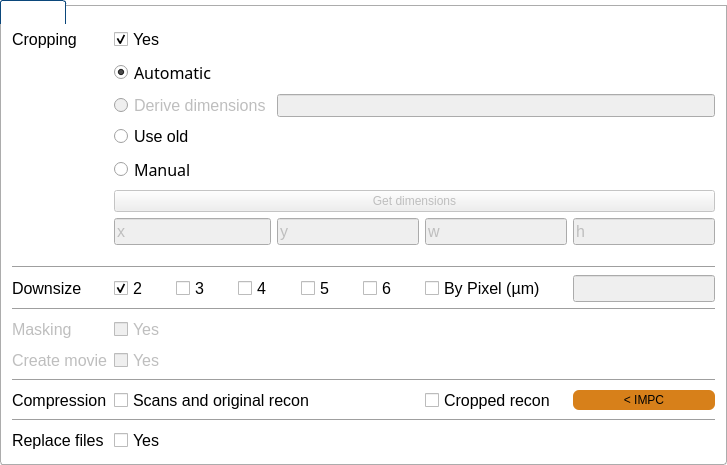
             <widget class="QGroupBox" name="groupBoxOptions">
              <property name="font">
               <font>
                <pointsize>12</pointsize>
               </font>
              </property>
              <property name="styleSheet">
               <string notr="true">QGroupBox
{
    background-color:transparent;
    border-bottom-left-radius: 3px;
    border-bottom-right-radius: 3px;
    border: 1px solid #acacac;
    margin-top: 5px;
}

QGroupBox::title
{
    subcontrol-origin: margin;
    border-top-left-radius: 3px;
    border-top-right-radius: 3px;
    border: 1px solid #0b477b;
    border-bottom: none;
    background-color: qlineargradient(x1: 0, y1: 0, x2: 0, y2: 1,
        stop: 0 #005192, stop: 1 #002f60);
    padding: 2 2px;
    color: white;
}</string>
              </property>
              <property name="title">
               <string>Options</string>
              </property>
              <layout class="QGridLayout" name="gridLayout">
               <item row="0" column="0">
                <spacer name="verticalSpacer_4">
                 <property name="orientation">
                  <enum>Qt::Vertical</enum>
                 </property>
                 <property name="sizeType">
                  <enum>QSizePolicy::Fixed</enum>
                 </property>
                 <property name="sizeHint" stdset="0">
                  <size>
                   <width>20</width>
                   <height>10</height>
                  </size>
                 </property>
                </spacer>
               </item>
               <item row="1" column="0" rowspan="2" colspan="2">
                <layout class="QGridLayout" name="gridLayout_4">
                 <item row="16" column="0" colspan="5">
                  <widget class="Line" name="line">
                   <property name="orientation">
                    <enum>Qt::Horizontal</enum>
                   </property>
                  </widget>
                 </item>
                 <item row="7" column="1">
                  <widget class="QRadioButton" name="radioButtonMan">
                   <property name="font">
                    <font>
                     <family>Sans Serif</family>
                     <pointsize>12</pointsize>
                     <italic>false</italic>
                    </font>
                   </property>
                   <property name="toolTip">
                    <string>&lt;html&gt;&lt;head/&gt;&lt;body&gt;&lt;p&gt;&lt;span style=&quot; font-weight:600;&quot;&gt;Manual&lt;/span&gt;&lt;/p&gt;&lt;p&gt;In cases where the automatic crop is not capable of determining the crop dimensions the user can either manually enter the dimensiosn or press the &amp;quot;Get Dimensions&amp;quot; button.&lt;/p&gt;&lt;p&gt;The &amp;quot;Get dimensions&amp;quot; button provides a Z-projected image of the stack and allows the user to select a cropping region. (see the HARP user guide)&lt;/p&gt;&lt;/body&gt;&lt;/html&gt;</string>
                   </property>
                   <property name="text">
                    <string>Manual</string>
                   </property>
                   <property name="checked">
                    <bool>false</bool>
                   </property>
                  </widget>
                 </item>
                 <item row="2" column="1">
                  <widget class="QRadioButton" name="radioButtonAuto">
                   <property name="font">
                    <font>
                     <family>Sans Serif</family>
                     <pointsize>12</pointsize>
                     <italic>false</italic>
                    </font>
                   </property>
                   <property name="toolTip">
                    <string>&lt;html&gt;&lt;head/&gt;&lt;body&gt;&lt;p&gt;&lt;span style=&quot; font-weight:600;&quot;&gt;Automatic cropping&lt;/span&gt;&lt;/p&gt;&lt;p&gt;The cropping dimensions will be determined automatically. &lt;/p&gt;&lt;/body&gt;&lt;/html&gt;</string>
                   </property>
                   <property name="text">
                    <string>Automatic</string>
                   </property>
                   <property name="checked">
                    <bool>true</bool>
                   </property>
                  </widget>
                 </item>
                 <item row="15" column="2">
                  <widget class="QLabel" name="label_zwait">
                   <property name="text">
                    <string/>
                   </property>
                  </widget>
                 </item>
                 <item row="1" column="1">
                  <widget class="QCheckBox" name="checkBoxCropYes">
                   <property name="font">
                    <font>
                     <pointsize>12</pointsize>
                    </font>
                   </property>
                   <property name="toolTip">
                    <string>&lt;html&gt;&lt;head/&gt;&lt;body&gt;&lt;p&gt;Choose whether cropping should be perfomed&lt;/p&gt;&lt;/body&gt;&lt;/html&gt;</string>
                   </property>
                   <property name="text">
                    <string>Yes</string>
                   </property>
                   <property name="checked">
                    <bool>true</bool>
                   </property>
                  </widget>
                 </item>
                 <item row="14" column="0">
                  <widget class="QLabel" name="label_3">
                   <property name="enabled">
                    <bool>false</bool>
                   </property>
                   <property name="font">
                    <font>
                     <family>MS Shell Dlg 2</family>
                     <pointsize>12</pointsize>
                    </font>
                   </property>
                   <property name="text">
                    <string>Masking</string>
                   </property>
                  </widget>
                 </item>
                 <item row="19" column="1">
                  <widget class="QCheckBox" name="checkBoxRF">
                   <property name="font">
                    <font>
                     <pointsize>12</pointsize>
                    </font>
                   </property>
                   <property name="text">
                    <string>Yes</string>
                   </property>
                  </widget>
                 </item>
                 <item row="19" column="0">
                  <widget class="QLabel" name="label_2">
                   <property name="font">
                    <font>
                     <pointsize>12</pointsize>
                    </font>
                   </property>
                   <property name="text">
                    <string>Replace files</string>
                   </property>
                  </widget>
                 </item>
                 <item row="17" column="1" colspan="2">
                  <widget class="QCheckBox" name="checkBoxScansReconComp">
                   <property name="enabled">
                    <bool>true</bool>
                   </property>
                   <property name="font">
                    <font>
                     <pointsize>12</pointsize>
                    </font>
                   </property>
                   <property name="text">
                    <string>Scans and original recon</string>
                   </property>
                  </widget>
                 </item>
                 <item row="15" column="1">
                  <widget class="QCheckBox" name="checkBoxMovie_2">
                   <property name="enabled">
                    <bool>false</bool>
                   </property>
                   <property name="font">
                    <font>
                     <pointsize>12</pointsize>
                    </font>
                   </property>
                   <property name="text">
                    <string>Yes</string>
                   </property>
                  </widget>
                 </item>
                 <item row="17" column="0">
                  <widget class="QLabel" name="label">
                   <property name="enabled">
                    <bool>true</bool>
                   </property>
                   <property name="font">
                    <font>
                     <pointsize>12</pointsize>
                    </font>
                   </property>
                   <property name="text">
                    <string>Compression</string>
                   </property>
                  </widget>
                 </item>
                 <item row="15" column="0">
                  <widget class="QLabel" name="label_13">
                   <property name="enabled">
                    <bool>false</bool>
                   </property>
                   <property name="font">
                    <font>
                     <pointsize>12</pointsize>
                    </font>
                   </property>
                   <property name="text">
                    <string>Create movie</string>
                   </property>
                  </widget>
                 </item>
                 <item row="12" column="0">
                  <widget class="QLabel" name="label_5">
                   <property name="font">
                    <font>
                     <pointsize>12</pointsize>
                    </font>
                   </property>
                   <property name="text">
                    <string>Downsize</string>
                   </property>
                  </widget>
                 </item>
                 <item row="12" column="1" colspan="2">
                  <layout class="QHBoxLayout" name="horizontalLayout_3">
                   <item>
                    <widget class="QCheckBox" name="checkBoxSF2">
                     <property name="enabled">
                      <bool>true</bool>
                     </property>
                     <property name="font">
                      <font>
                       <pointsize>12</pointsize>
                      </font>
                     </property>
                     <property name="text">
                      <string>2</string>
                     </property>
                     <property name="checked">
                      <bool>true</bool>
                     </property>
                    </widget>
                   </item>
                   <item>
                    <widget class="QCheckBox" name="checkBoxSF3">
                     <property name="font">
                      <font>
                       <pointsize>12</pointsize>
                      </font>
                     </property>
                     <property name="text">
                      <string>3</string>
                     </property>
                     <property name="checked">
                      <bool>false</bool>
                     </property>
                    </widget>
                   </item>
                   <item>
                    <widget class="QCheckBox" name="checkBoxSF4">
                     <property name="font">
                      <font>
                       <pointsize>12</pointsize>
                      </font>
                     </property>
                     <property name="text">
                      <string>4</string>
                     </property>
                     <property name="checked">
                      <bool>false</bool>
                     </property>
                    </widget>
                   </item>
                   <item>
                    <widget class="QCheckBox" name="checkBoxSF5">
                     <property name="font">
                      <font>
                       <pointsize>12</pointsize>
                      </font>
                     </property>
                     <property name="text">
                      <string>5</string>
                     </property>
                     <property name="checked">
                      <bool>false</bool>
                     </property>
                    </widget>
                   </item>
                   <item>
                    <widget class="QCheckBox" name="checkBoxSF6">
                     <property name="font">
                      <font>
                       <pointsize>12</pointsize>
                      </font>
                     </property>
                     <property name="text">
                      <string>6</string>
                     </property>
                     <property name="checked">
                      <bool>false</bool>
                     </property>
                    </widget>
                   </item>
                  </layout>
                 </item>
                 <item row="14" column="1">
                  <widget class="QCheckBox" name="checkBox">
                   <property name="enabled">
                    <bool>false</bool>
                   </property>
                   <property name="font">
                    <font>
                     <pointsize>12</pointsize>
                    </font>
                   </property>
                   <property name="text">
                    <string>Yes</string>
                   </property>
                  </widget>
                 </item>
                 <item row="9" column="2">
                  <widget class="QLineEdit" name="lineEditY">
                   <property name="enabled">
                    <bool>false</bool>
                   </property>
                   <property name="font">
                    <font>
                     <pointsize>12</pointsize>
                    </font>
                   </property>
                   <property name="text">
                    <string>y</string>
                   </property>
                  </widget>
                 </item>
                 <item row="9" column="4">
                  <widget class="QLineEdit" name="lineEditH">
                   <property name="enabled">
                    <bool>false</bool>
                   </property>
                   <property name="font">
                    <font>
                     <pointsize>12</pointsize>
                    </font>
                   </property>
                   <property name="text">
                    <string>h</string>
                   </property>
                  </widget>
                 </item>
                 <item row="9" column="1">
                  <widget class="QLineEdit" name="lineEditX">
                   <property name="enabled">
                    <bool>false</bool>
                   </property>
                   <property name="font">
                    <font>
                     <pointsize>12</pointsize>
                    </font>
                   </property>
                   <property name="text">
                    <string>x</string>
                   </property>
                   <property name="readOnly">
                    <bool>false</bool>
                   </property>
                  </widget>
                 </item>
                 <item row="8" column="1" colspan="4">
                  <widget class="QPushButton" name="pushButtonGetDimensions">
                   <property name="enabled">
                    <bool>false</bool>
                   </property>
                   <property name="toolTip">
                    <string>&lt;html&gt;&lt;head/&gt;&lt;body&gt;&lt;p&gt;&lt;span style=&quot; font-weight:600;&quot;&gt;Get dimensions&lt;/span&gt;&lt;/p&gt;&lt;p&gt;This button provides a Z-projected image of the stack and allows the user to select a cropping region. (see the HARP user guide) &lt;/p&gt;&lt;/body&gt;&lt;/html&gt;</string>
                   </property>
                   <property name="text">
                    <string>Get dimensions</string>
                   </property>
                   <property name="checkable">
                    <bool>false</bool>
                   </property>
                  </widget>
                 </item>
                 <item row="10" column="1">
                  <spacer name="verticalSpacer_8">
                   <property name="orientation">
                    <enum>Qt::Vertical</enum>
                   </property>
                   <property name="sizeType">
                    <enum>QSizePolicy::Fixed</enum>
                   </property>
                   <property name="sizeHint" stdset="0">
                    <size>
                     <width>20</width>
                     <height>15</height>
                    </size>
                   </property>
                  </spacer>
                 </item>
                 <item row="9" column="3">
                  <widget class="QLineEdit" name="lineEditW">
                   <property name="enabled">
                    <bool>false</bool>
                   </property>
                   <property name="font">
                    <font>
                     <pointsize>12</pointsize>
                    </font>
                   </property>
                   <property name="text">
                    <string>w</string>
                   </property>
                  </widget>
                 </item>
                 <item row="1" column="0">
                  <widget class="QLabel" name="label_14">
                   <property name="font">
                    <font>
                     <pointsize>12</pointsize>
                    </font>
                   </property>
                   <property name="text">
                    <string>Cropping</string>
                   </property>
                  </widget>
                 </item>
                 <item row="12" column="3">
                  <widget class="QCheckBox" name="checkBoxPixel">
                   <property name="font">
                    <font>
                     <pointsize>12</pointsize>
                    </font>
                   </property>
                   <property name="toolTip">
                    <string>You can downsize by pixel. Just put the desired pixel size in the text box.</string>
                   </property>
                   <property name="text">
                    <string>By Pixel (µm)</string>
                   </property>
                   <property name="checked">
                    <bool>false</bool>
                   </property>
                  </widget>
                 </item>
                 <item row="12" column="4">
                  <widget class="QLineEdit" name="lineEditPixel">
                   <property name="enabled">
                    <bool>false</bool>
                   </property>
                   <property name="font">
                    <font>
                     <pointsize>12</pointsize>
                    </font>
                   </property>
                   <property name="toolTip">
                    <string>You can downsize by pixel. Just put the desired pixel size in the text box.</string>
                   </property>
                  </widget>
                 </item>
                 <item row="3" column="1">
                  <widget class="QRadioButton" name="radioButtonDerived">
                   <property name="enabled">
                    <bool>false</bool>
                   </property>
                   <property name="font">
                    <font>
                     <pointsize>12</pointsize>
                    </font>
                   </property>
                   <property name="toolTip">
                    <string>&lt;html&gt;&lt;head/&gt;&lt;body&gt;&lt;p&gt;&lt;span style=&quot; font-weight:600;&quot;&gt;Derive dimensions (OPT only)&lt;/span&gt;&lt;/p&gt;&lt;p&gt;This option provides additional functionality that for most instances should not be required.&lt;/p&gt;&lt;p&gt;This option allows dimensions for the crop to be derived from a previous processed channel. &lt;/p&gt;&lt;p&gt;The channel from which the crop dimensions can be derived can be chosen in the OPT channels section. In the OPT channels section the user should select &amp;quot;Return&amp;quot; on the keyboard on the appropiate channel.&lt;/p&gt;&lt;/body&gt;&lt;/html&gt;</string>
                   </property>
                   <property name="text">
                    <string>Derive dimensions</string>
                   </property>
                  </widget>
                 </item>
                 <item row="6" column="1">
                  <widget class="QRadioButton" name="radioButtonUseOldCrop">
                   <property name="font">
                    <font>
                     <pointsize>12</pointsize>
                    </font>
                   </property>
                   <property name="toolTip">
                    <string>&lt;html&gt;&lt;head/&gt;&lt;body&gt;&lt;p&gt;&lt;span style=&quot; font-weight:600;&quot;&gt;Use old&lt;/span&gt;&lt;/p&gt;&lt;p&gt;If HARP has previously been used to perform the cropping of a recon the cropped image can be used to perform additional processes such as downsizing.&lt;/p&gt;&lt;/body&gt;&lt;/html&gt;</string>
                   </property>
                   <property name="text">
                    <string>Use old</string>
                   </property>
                  </widget>
                 </item>
                 <item row="3" column="2" colspan="3">
                  <widget class="QLineEdit" name="lineEditDerivedChnName">
                   <property name="enabled">
                    <bool>false</bool>
                   </property>
                   <property name="font">
                    <font>
                     <pointsize>10</pointsize>
                    </font>
                   </property>
                   <property name="toolTip">
                    <string>&lt;html&gt;&lt;head/&gt;&lt;body&gt;&lt;p&gt;&lt;span style=&quot; font-weight:600;&quot;&gt;Derive dimensions (OPT only)&lt;/span&gt;&lt;/p&gt;&lt;p&gt;This option provides additional functionality that for most instances should not be required.&lt;/p&gt;&lt;p&gt;This option allows dimensions for the crop to be derived from a previous processed channel. &lt;/p&gt;&lt;p&gt;The channel from which the crop dimensions can be derived can be chosen in the OPT channels section. In the OPT channels section the user should select &amp;quot;Return&amp;quot; on the keyboard on the appropiate channel.&lt;/p&gt;&lt;/body&gt;&lt;/html&gt;</string>
                   </property>
                   <property name="readOnly">
                    <bool>true</bool>
                   </property>
                  </widget>
                 </item>
                 <item row="11" column="0" colspan="5">
                  <widget class="Line" name="line_3">
                   <property name="orientation">
                    <enum>Qt::Horizontal</enum>
                   </property>
                  </widget>
                 </item>
                 <item row="18" column="0" colspan="5">
                  <widget class="Line" name="line_2">
                   <property name="orientation">
                    <enum>Qt::Horizontal</enum>
                   </property>
                  </widget>
                 </item>
                 <item row="13" column="0" colspan="5">
                  <widget class="Line" name="line_4">
                   <property name="orientation">
                    <enum>Qt::Horizontal</enum>
                   </property>
                  </widget>
                 </item>
                 <item row="15" column="3">
                  <layout class="QHBoxLayout" name="horizontalLayout_5"/>
                 </item>
                 <item row="17" column="3">
                  <widget class="QCheckBox" name="checkBoxCropComp">
                   <property name="enabled">
                    <bool>true</bool>
                   </property>
                   <property name="font">
                    <font>
                     <pointsize>12</pointsize>
                    </font>
                   </property>
                   <property name="text">
                    <string>Cropped recon</string>
                   </property>
                  </widget>
                 </item>
                 <item row="17" column="4">
                  <widget class="QPushButton" name="pushButtonIMPC">
                   <property name="toolTip">
                    <string>&lt;html&gt;&lt;head/&gt;&lt;body&gt;&lt;p&gt;&lt;span style=&quot; font-weight:600;&quot;&gt;IMPC settings&lt;/span&gt;&lt;/p&gt;&lt;p&gt;For upload to the DCC, a compressed tiff stack is required. Click here to autoselect.&lt;/p&gt;&lt;p&gt;&lt;br/&gt;&lt;/p&gt;&lt;/body&gt;&lt;/html&gt;</string>
                   </property>
                   <property name="styleSheet">
                    <string notr="true">    color: #020202;
    background-color: #d7801a;
    border-style: none;
    border-radius: 6;
    padding: 3px;
    font-size: 12px;
    padding-left: 5px;
    padding-right: 5px;
    outline: none;</string>
                   </property>
                   <property name="text">
                    <string>&lt; IMPC</string>
                   </property>
                  </widget>
                 </item>
                </layout>
               </item>
              </layout>
             </widget>
